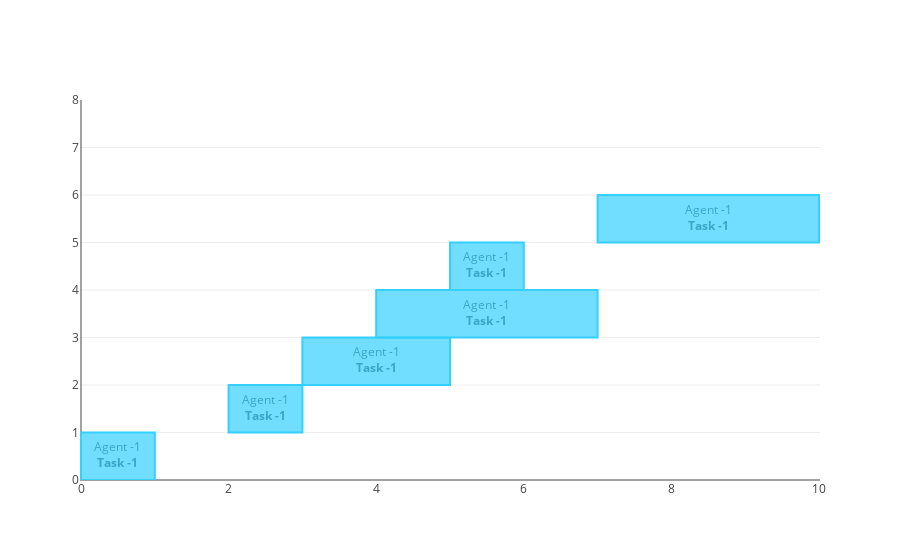

Notebook code cell kept with this figure:
### Code cell
t = Timeline()

t.events.append(Event(0, 1))
t.events.append(Event(2, 1))
t.events.append(Event(3, 2))
t.events.append(Event(4, 3))
t.events.append(Event(5, 1))
t.events.append(Event(7, 3))

t.plot_gantt()

### Figure 1 — Plotly figure (JSON) as saved in the notebook; plotly's stock layout.template omitted (floating-point values rounded to 4 significant figures)
{"data": [{"mode": "text", "text": ["Agent -1<br><b>Task -1</b>", "Agent -1<br><b>Task -1</b>", "Agent -1<br><b>Task -1</b>", "Agent -1<br><b>Task -1</b>", "Agent -1<br><b>Task -1</b>", "Agent -1<br><b>Task -1</b>"], "type": "scatter", "uid": "02283ae2-09a8-48fe-9fd5-e20bfa0ce763", "x": [0.5, 2.5, 4, 5.5, 5.5, 8.5], "y": [0.5, 1.5, 2.5, 3.5, 4.5, 5.5]}], "layout": {"shapes": [{"fillcolor": "rgba(53, 208, 255, 0.7)", "line": {"color": "rgba(53, 208, 255, 1)", "width": 2}, "type": "rect", "x0": 0, "x1": 1, "y0": 0, "y1": 1}, {"fillcolor": "rgba(53, 208, 255, 0.7)", "line": {"color": "rgba(53, 208, 255, 1)", "width": 2}, "type": "rect", "x0": 2, "x1": 3, "y0": 1, "y1": 2}, {"fillcolor": "rgba(53, 208, 255, 0.7)", "line": {"color": "rgba(53, 208, 255, 1)", "width": 2}, "type": "rect", "x0": 3, "x1": 5, "y0": 2, "y1": 3}, {"fillcolor": "rgba(53, 208, 255, 0.7)", "line": {"color": "rgba(53, 208, 255, 1)", "width": 2}, "type": "rect", "x0": 4, "x1": 7, "y0": 3, "y1": 4}, {"fillcolor": "rgba(53, 208, 255, 0.7)", "line": {"color": "rgba(53, 208, 255, 1)", "width": 2}, "type": "rect", "x0": 5, "x1": 6, "y0": 4, "y1": 5}, {"fillcolor": "rgba(53, 208, 255, 0.7)", "line": {"color": "rgba(53, 208, 255, 1)", "width": 2}, "type": "rect", "x0": 7, "x1": 10, "y0": 5, "y1": 6}], "xaxis": {"autorange": true, "showgrid": false}, "yaxis": {"range": [0, 8]}}}
